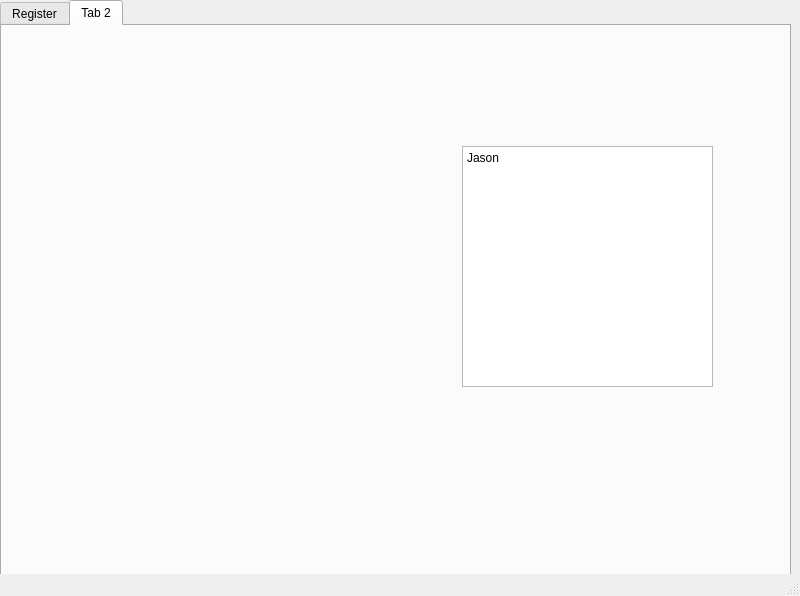
<?xml version="1.0" encoding="UTF-8"?>
<ui version="4.0">
 <class>IDrecognitionSYS</class>
 <widget class="QMainWindow" name="IDrecognitionSYS">
  <property name="geometry">
   <rect>
    <x>0</x>
    <y>0</y>
    <width>800</width>
    <height>596</height>
   </rect>
  </property>
  <property name="windowTitle">
   <string>MainWindow</string>
  </property>
  <widget class="QWidget" name="centralwidget">
   <widget class="QTabWidget" name="tabWidget">
    <property name="geometry">
     <rect>
      <x>0</x>
      <y>0</y>
      <width>791</width>
      <height>591</height>
     </rect>
    </property>
    <property name="currentIndex">
     <number>1</number>
    </property>
    <widget class="QWidget" name="Register">
     <attribute name="title">
      <string>Register</string>
     </attribute>
     <widget class="QLabel" name="label_3">
      <property name="geometry">
       <rect>
        <x>90</x>
        <y>40</y>
        <width>331</width>
        <height>381</height>
       </rect>
      </property>
      <property name="text">
       <string/>
      </property>
     </widget>
     <widget class="QLabel" name="label">
      <property name="geometry">
       <rect>
        <x>510</x>
        <y>50</y>
        <width>101</width>
        <height>31</height>
       </rect>
      </property>
      <property name="font">
       <font>
        <family>Agency FB</family>
        <pointsize>20</pointsize>
       </font>
      </property>
      <property name="text">
       <string>姓名</string>
      </property>
     </widget>
     <widget class="QTextBrowser" name="textBrowser">
      <property name="enabled">
       <bool>true</bool>
      </property>
      <property name="geometry">
       <rect>
        <x>510</x>
        <y>90</y>
        <width>161</width>
        <height>31</height>
       </rect>
      </property>
      <property name="font">
       <font>
        <family>Agency FB</family>
        <pointsize>16</pointsize>
       </font>
      </property>
      <property name="tabChangesFocus">
       <bool>true</bool>
      </property>
      <property name="readOnly">
       <bool>false</bool>
      </property>
      <property name="html">
       <string>&lt;!DOCTYPE HTML PUBLIC &quot;-//W3C//DTD HTML 4.0//EN&quot; &quot;http://www.w3.org/TR/REC-html40/strict.dtd&quot;&gt;
&lt;html&gt;&lt;head&gt;&lt;meta name=&quot;qrichtext&quot; content=&quot;1&quot; /&gt;&lt;style type=&quot;text/css&quot;&gt;
p, li { white-space: pre-wrap; }
&lt;/style&gt;&lt;/head&gt;&lt;body style=&quot; font-family:'Agency FB'; font-size:16pt; font-weight:400; font-style:normal;&quot;&gt;
&lt;p style=&quot; margin-top:0px; margin-bottom:0px; margin-left:0px; margin-right:0px; -qt-block-indent:0; text-indent:0px;&quot;&gt;q&lt;/p&gt;&lt;/body&gt;&lt;/html&gt;</string>
      </property>
      <property name="acceptRichText">
       <bool>true</bool>
      </property>
     </widget>
     <widget class="QTextBrowser" name="textBrowser_2">
      <property name="enabled">
       <bool>true</bool>
      </property>
      <property name="geometry">
       <rect>
        <x>510</x>
        <y>180</y>
        <width>161</width>
        <height>31</height>
       </rect>
      </property>
     </widget>
     <widget class="QLabel" name="label_2">
      <property name="geometry">
       <rect>
        <x>510</x>
        <y>150</y>
        <width>131</width>
        <height>31</height>
       </rect>
      </property>
      <property name="text">
       <string>&lt;html&gt;&lt;head/&gt;&lt;body&gt;&lt;p&gt;&lt;span style=&quot; font-size:20pt;&quot;&gt;签到次数&lt;/span&gt;&lt;/p&gt;&lt;/body&gt;&lt;/html&gt;</string>
      </property>
     </widget>
     <widget class="QPushButton" name="pushButton">
      <property name="geometry">
       <rect>
        <x>510</x>
        <y>310</y>
        <width>161</width>
        <height>71</height>
       </rect>
      </property>
      <property name="text">
       <string>签到</string>
      </property>
     </widget>
    </widget>
    <widget class="QWidget" name="tab_2">
     <attribute name="title">
      <string>Tab 2</string>
     </attribute>
     <widget class="QLabel" name="label_4">
      <property name="geometry">
       <rect>
        <x>90</x>
        <y>70</y>
        <width>331</width>
        <height>381</height>
       </rect>
      </property>
      <property name="text">
       <string/>
      </property>
     </widget>
     <widget class="QTextBrowser" name="textBrowser_3">
      <property name="enabled">
       <bool>true</bool>
      </property>
      <property name="geometry">
       <rect>
        <x>460</x>
        <y>120</y>
        <width>251</width>
        <height>241</height>
       </rect>
      </property>
      <property name="html">
       <string>&lt;!DOCTYPE HTML PUBLIC &quot;-//W3C//DTD HTML 4.0//EN&quot; &quot;http://www.w3.org/TR/REC-html40/strict.dtd&quot;&gt;
&lt;html&gt;&lt;head&gt;&lt;meta name=&quot;qrichtext&quot; content=&quot;1&quot; /&gt;&lt;style type=&quot;text/css&quot;&gt;
p, li { white-space: pre-wrap; }
&lt;/style&gt;&lt;/head&gt;&lt;body style=&quot; font-family:'SimSun'; font-size:9pt; font-weight:400; font-style:normal;&quot;&gt;
&lt;p style=&quot; margin-top:0px; margin-bottom:0px; margin-left:0px; margin-right:0px; -qt-block-indent:0; text-indent:0px;&quot;&gt;Jason&lt;/p&gt;&lt;/body&gt;&lt;/html&gt;</string>
      </property>
     </widget>
    </widget>
   </widget>
  </widget>
  <widget class="QStatusBar" name="statusbar"/>
 </widget>
 <resources/>
 <connections>
  <connection>
   <sender>pushButton</sender>
   <signal>clicked()</signal>
   <receiver>IDrecognitionSYS</receiver>
   <slot>pushButton_click()</slot>
   <hints>
    <hint type="sourcelabel">
     <x>584</x>
     <y>375</y>
    </hint>
    <hint type="destinationlabel">
     <x>657</x>
     <y>418</y>
    </hint>
   </hints>
  </connection>
 </connections>
 <slots>
  <slot>pushButton_click()</slot>
 </slots>
</ui>
